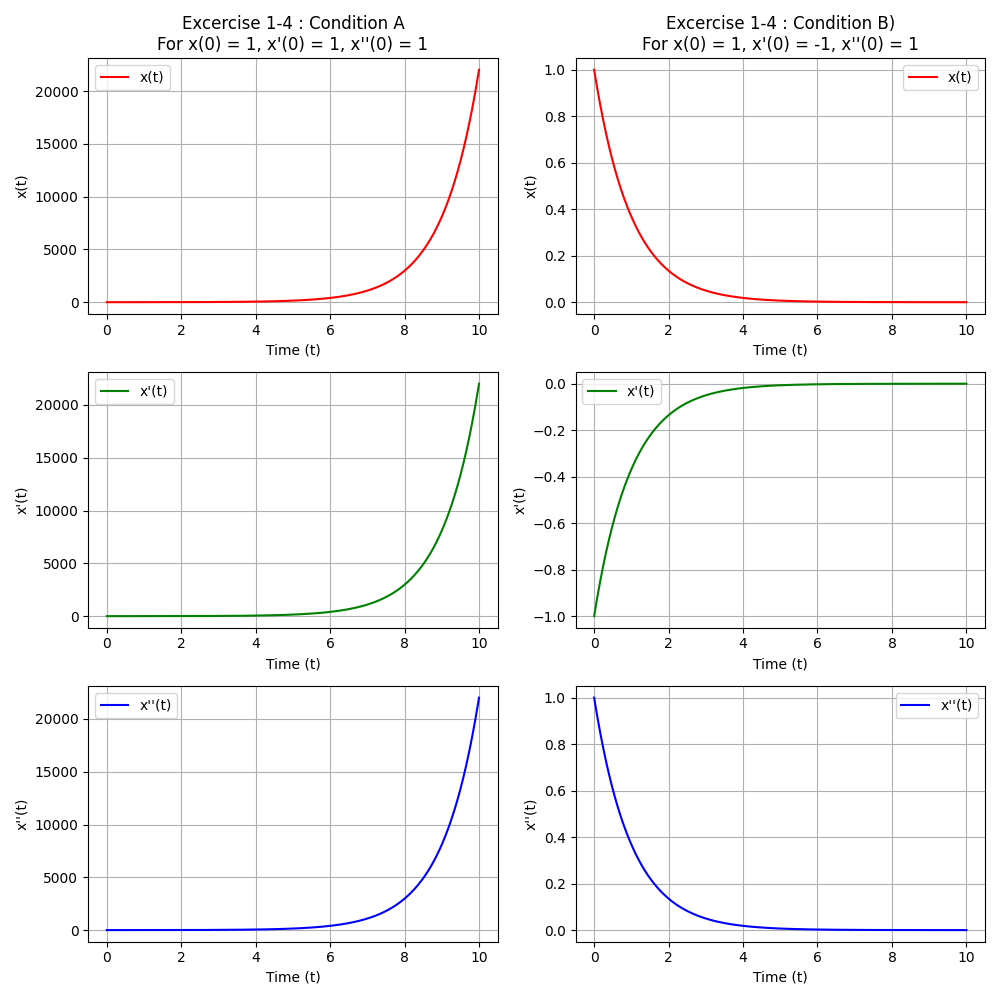

Write the Python code that produced this figure.
'''
Filename: e_4_b.py
Date Created: 10/27/2025
Created by: Archit Jain
Email: architj@uw.edu
Student No: 2426587
Description: Excercise 1-4: (b)
For the following ODE as a system of first order ODEs:
 x^(3) + 2 ̈x - ̇x - 2x = 0
with condition A) x(0) = 1; ̇x(0) =  1; ̈x(0) = 1
 and condition B) x(0) = 1; ̇x(0) = -1; ̈x(0) = 1
Please plot the response for t ∈ [0, 10] using a Runge-Kutta 4th order integrator
for each of these initial conditions.
'''

# Importing libraries
import numpy as np                      # for arrays data storage
import matplotlib.pyplot as plt         # for plotting graphs
from scipy.integrate import solve_ivp   # for Runge-Kutta solver

# Define the function to compute system of 1st order ODEs
def ode_system(t, y):
    '''
    A function that returns ODE system for "solve_ivp" method
    for  following inputs -> independent variable time (t) and dependent variable state vector (y)
    '''
    # For x''' = 2x + x' - 2x'' -> Lets assume, y1 = x; y2 = x'; y3 = x''
    y1, y2, y3 = y

    # y1' = y2 = x'
    dy1_dt = y2
    
    # y2' = x''
    dy2_dt = y3
    
    # y3' = y2'' = x''' = 2x + x' - 2x'' = 2*y1 + y2 - 2*y3
    dy3_dt = 2*y1 + y2 - 2*y3
    
    return [dy1_dt, dy2_dt, dy3_dt]

# Setting the time interval over which ODE will be solved
t = (0, 10)
# Setting a time array of 1k evenly spaced time points between 0 -> 10
t_arr = np.linspace(t[0], t[1], 1000)

# A) Initial Condition:
# x(0)   = 1
# x'(0)  = 1
# x''(0) = 1
initial_conditions_a = [1, 1, 1]
res_a = solve_ivp(ode_system, t, initial_conditions_a, t_eval=t_arr, method='RK45')

# B) Initial Condition:
# x(0)   = 1
# x'(0)  = -1
# x''(0) = 1
initial_conditions_b = [1, -1, 1]
res_b = solve_ivp(ode_system, t, initial_conditions_b, t_eval=t_arr, method='RK45')

# Setting graph plotting dimensions 10x10
plt.figure(figsize=(10, 10))

# Plot for condition A:
plt.subplot(3, 2, 1)
plt.plot(res_a.t, res_a.y[0], label='x(t)', color='red')
plt.title('Excercise 1-4 : Condition A\nFor x(0) = 1, x\'(0) = 1, x\'\'(0) = 1')
plt.xlabel('Time (t)')
plt.ylabel('x(t)')
plt.legend()
plt.grid(True)

plt.subplot(3, 2, 3)
plt.plot(res_a.t, res_a.y[1], label="x'(t)", color='green')
plt.xlabel('Time (t)')
plt.ylabel('x\'(t)')
plt.legend()
plt.grid(True)

plt.subplot(3, 2, 5)
plt.plot(res_a.t, res_a.y[2], label="x''(t)", color='blue')
plt.xlabel('Time (t)')
plt.ylabel('x\'\'(t)')
plt.legend()
plt.grid(True)

# Plot for condition B:
plt.subplot(3, 2, 2)
plt.plot(res_b.t, res_b.y[0], label='x(t)', color='red')
plt.title('Excercise 1-4 : Condition B\nFor x(0) = 1, x\'(0) = -1, x\'\'(0) = 1')
plt.xlabel('Time (t)')
plt.ylabel('x(t)')
plt.legend()
plt.grid(True)

plt.subplot(3, 2, 4)
plt.plot(res_b.t, res_b.y[1], label="x'(t)", color='green')
plt.xlabel('Time (t)')
plt.ylabel('x\'(t)')
plt.legend()
plt.grid(True)

plt.subplot(3, 2, 6)
plt.plot(res_b.t, res_b.y[2], label="x''(t)", color='blue')
plt.xlabel('Time (t)')
plt.ylabel('x\'\'(t)')
plt.legend()
plt.grid(True)

# Display the graph plotted
plt.tight_layout()
plt.show()
